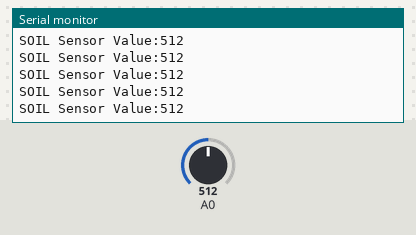
Recording of a sketch running on a simulated Arduino Uno, built with avr-gcc and run on an emulated ATmega328P. On the bench: the last lines printed to the serial monitor. The inputs (shaded band) are chosen by the test bench; at power-on: A0 = 512.

Above: at 1.2 s.
1.3 s: A0 set to 716
At 1.31 s:
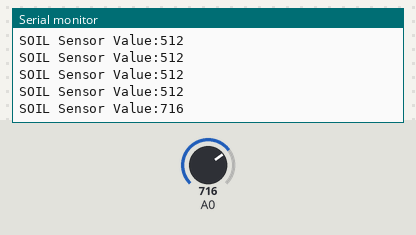
2.8 s: A0 set to 900
At 2.82 s:
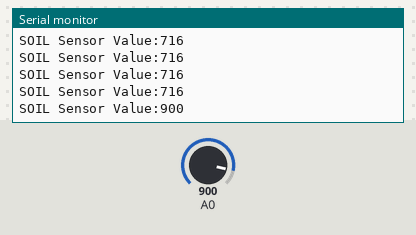
Timing chart, 0 to 5.8 s (numbered marks = the images above; inputs shaded):
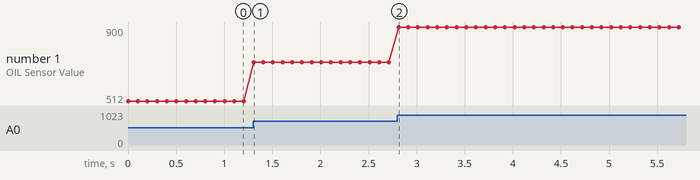

Measured:
- after the input at 1.3 s, the serial monitor: prints a new line at once (image 1)
- after the input at 2.8 s, the serial monitor: prints a new line at once (image 2)
- plotted number 1: 512 → 716 after the input at 1.3 s, 716 → 900 after the input at 2.8 s

The sketch:

Sample.ino
```cpp
/*
  # Connect the sensor to the A0(Analog 0) pin on the Arduino board

  # the sensor value description
  # 0  ~300     dry soil
  # 300~700     humid soil
  # 700~950     in water
*/

void setup(){

  Serial.begin(57600);

}

void loop(){

  Serial.print("SOIL Sensor Value:");
  Serial.println(analogRead(0));
  delay(100);

}
```
